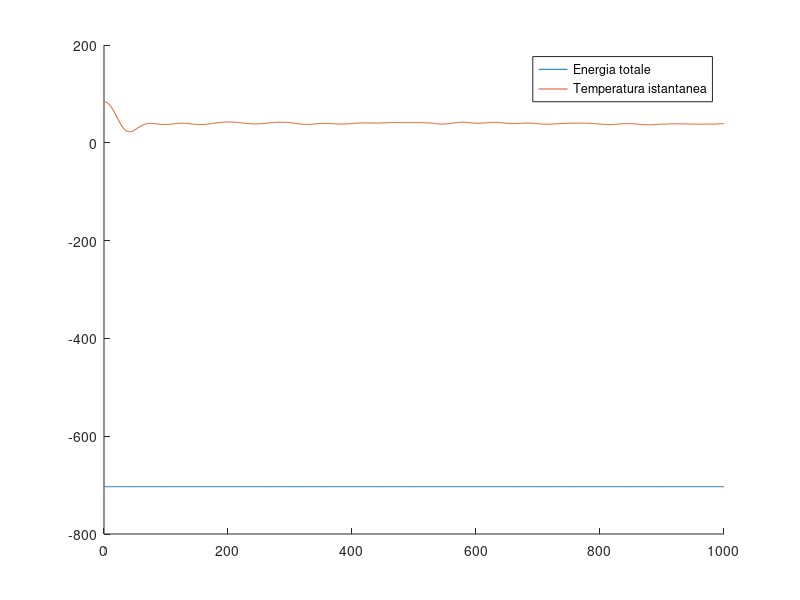

Here is the MATLAB script that generated this plot:
data = load('simulazione.txt');

e_pot  = data(:,1);
e_k    = data(:,2);
t_inst = data(:,2);

hold on
plot(e_pot + e_k)
plot(t_inst)
hold off

legend('Energia totale', 'Temperatura istantanea');